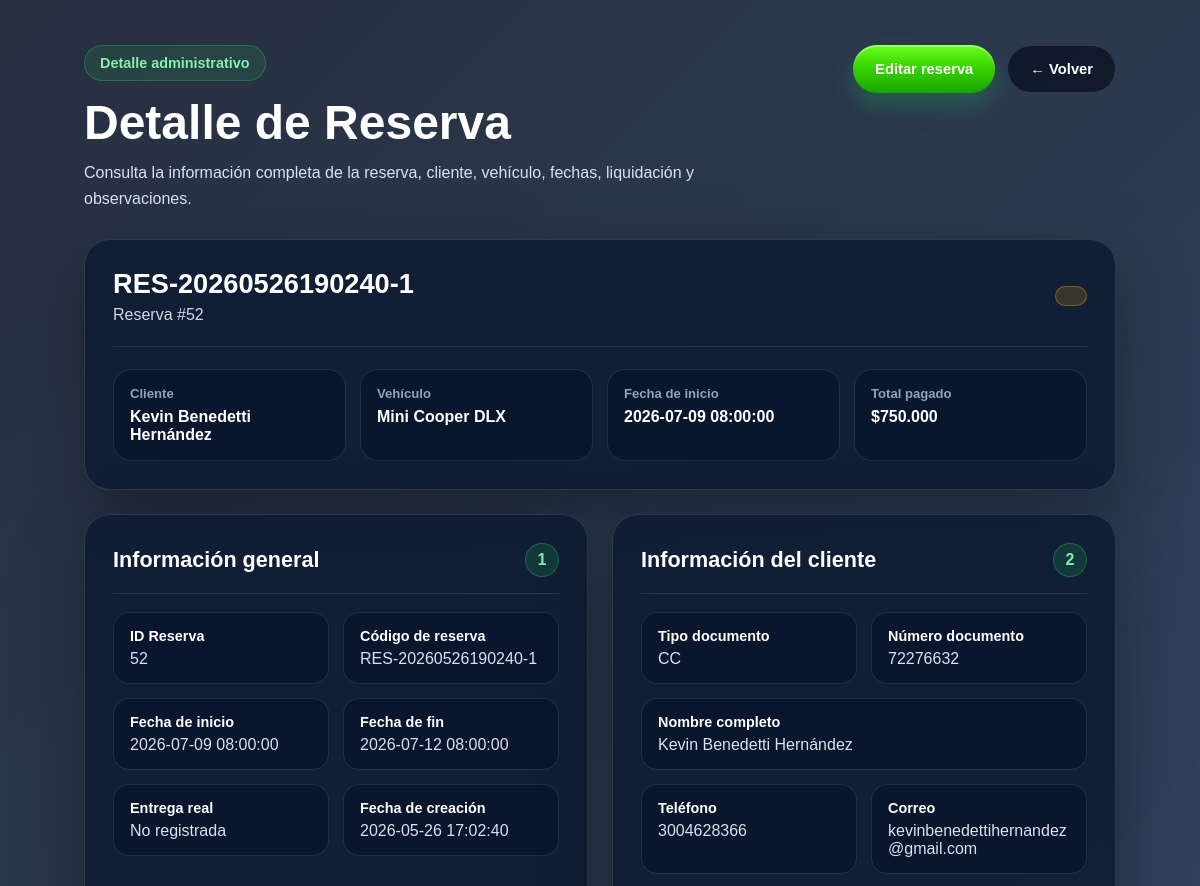
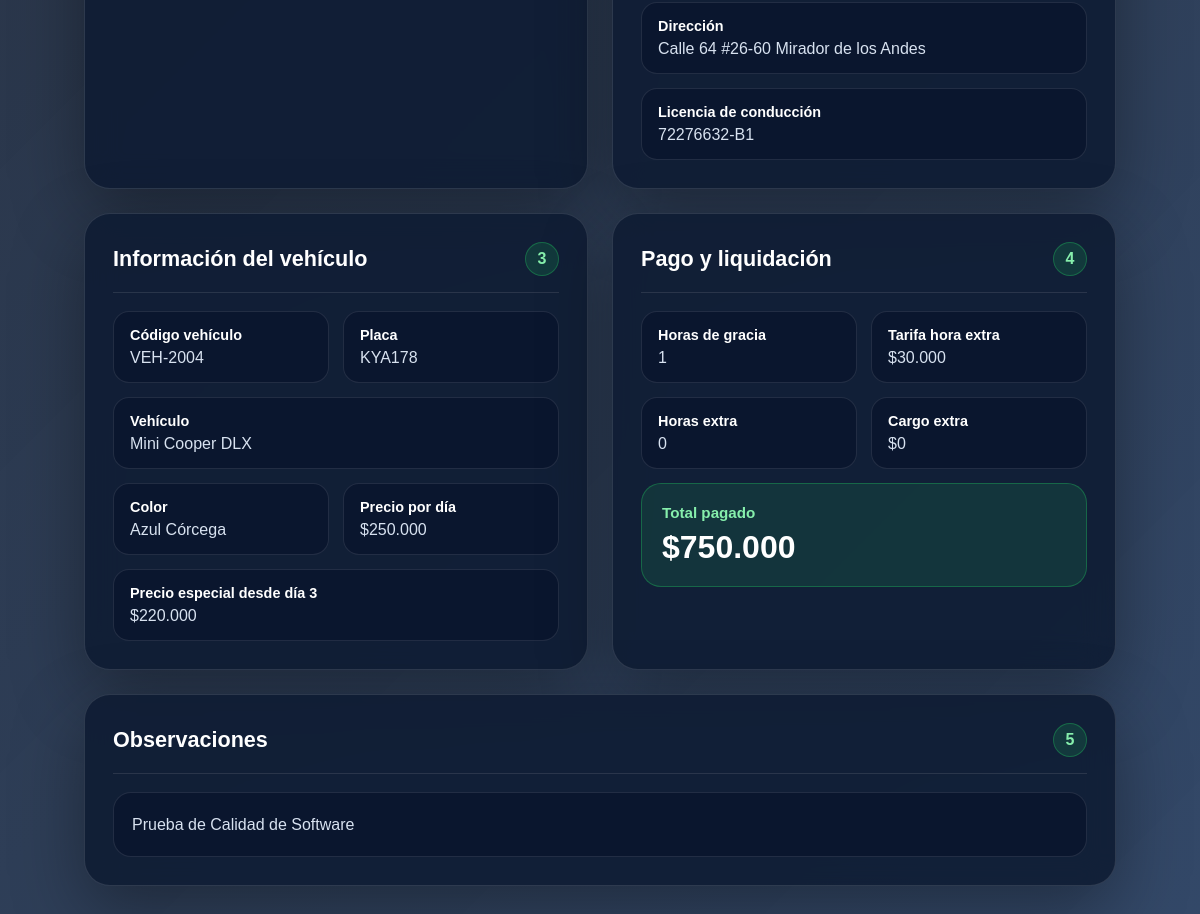
Page /modules/reservas/ver.php?id=52 (signed in) on the committed database (2 pictures, top to bottom).
### tables this page shows
CREATE TABLE `reservas` (
  `id_reserva` int(11) NOT NULL,
  `codigo_reserva` varchar(20) DEFAULT NULL,
  `id_cliente` int(11) NOT NULL,
  `id_usuario` int(11) DEFAULT NULL,
  `id_vehiculo` int(11) NOT NULL,
  `fecha_inicio` datetime NOT NULL,
  `fecha_fin` datetime NOT NULL,
  `horas_gracia` int(11) NOT NULL DEFAULT 1,
  `tarifa_hora_extra` decimal(10,2) NOT NULL DEFAULT 30000.00,
  `fecha_entrega_real` datetime DEFAULT NULL,
  `horas_extra` int(11) NOT NULL DEFAULT 0,
  `cargo_extra` decimal(10,2) NOT NULL DEFAULT 0.00,
  `modalidad_entrega` enum('sitio','domicilio') NOT NULL DEFAULT 'sitio',
  `lugar_entrega` varchar(150) DEFAULT NULL,
  `costo_entrega` decimal(10,2) NOT NULL DEFAULT 0.00,
  `modalidad_devolucion` enum('sitio','domicilio') NOT NULL DEFAULT 'sitio',
  `lugar_devolucion` varchar(150) DEFAULT NULL,
  `costo_devolucion` decimal(10,2) NOT NULL DEFAULT 0.00,
  `servicio_lavado` enum('si','no') NOT NULL DEFAULT 'no',
  `costo_lavado` decimal(10,2) NOT NULL DEFAULT 0.00,
  `estado_limpieza_entrega` enum('limpio','muy_limpio') NOT NULL DEFAULT 'limpio',
  `estado_limpieza_devolucion` enum('limpio','sucio','muy_sucio') DEFAULT NULL,
  `estado_reserva` enum('pendiente','confirmada','cancelada','finalizada') NOT NULL DEFAULT 'pendiente',
  `total_pago` decimal(10,2) NOT NULL DEFAULT 0.00,
  `observaciones` text DEFAULT NULL,
  `fecha_creacion` timestamp NOT NULL DEFAULT current_timestamp(),
  `modo_pago` varchar(30) DEFAULT NULL,
  `codigo_referido_usado` varchar(50) DEFAULT NULL,
  `anticipo_requerido` decimal(10,2) NOT NULL DEFAULT 0.00,
  `anticipo_pagado` decimal(10,2) NOT NULL DEFAULT 0.00,
  `bloquea_disponibilidad` tinyint(1) NOT NULL DEFAULT 0,
  `total_estimado` decimal(10,2) NOT NULL DEFAULT 0.00,
  `horas_extra_cobradas` int(11) NOT NULL DEFAULT 0,
  `recargo_horas_extra` decimal(10,2) NOT NULL DEFAULT 0.00,
  `total_final` decimal(10,2) NOT NULL DEFAULT 0.00,
  `fecha_hora_devolucion_real` datetime DEFAULT NULL,
  `lat_entrega` decimal(10,7) DEFAULT NULL,
  `lng_entrega` decimal(10,7) DEFAULT NULL,
  `lat_devolucion` decimal(10,7) DEFAULT NULL,
  `lng_devolucion` decimal(10,7) DEFAULT NULL,
  `distancia_km` decimal(10,2) DEFAULT NULL,
  `costo_km` decimal(10,2) DEFAULT NULL
);

CREATE TABLE `clientes` (
  `id_cliente` int(11) NOT NULL,
  `tipo_documento` varchar(20) NOT NULL,
  `numero_documento` varchar(50) NOT NULL,
  `nombre` varchar(100) NOT NULL,
  `apellido` varchar(100) NOT NULL,
  `telefono` varchar(20) NOT NULL,
  `correo` varchar(100) DEFAULT NULL,
  `direccion` varchar(150) DEFAULT NULL,
  `licencia_conduccion` varchar(50) NOT NULL,
  `fecha_registro` timestamp NOT NULL DEFAULT current_timestamp(),
  `codigo_cliente` varchar(50) DEFAULT NULL,
  `total_alquileres_confirmados` int(11) NOT NULL DEFAULT 0,
  `nombres` varchar(100) DEFAULT NULL,
  `apellidos` varchar(100) DEFAULT NULL,
  `estado_cliente` enum('prospecto','activo') DEFAULT 'prospecto'
);

CREATE TABLE `vehiculos` (
  `id_vehiculo` int(11) NOT NULL,
  `codigo_vehiculo` varchar(20) DEFAULT NULL,
  `marca` varchar(100) NOT NULL,
  `modelo` varchar(100) NOT NULL,
  `color` varchar(50) DEFAULT NULL,
  `capacidad` int(11) DEFAULT NULL,
  `transmision` enum('manual','automatica') DEFAULT NULL,
  `categoria` enum('sedan','hatchback','suv','pickup','coupe','van','camioneta') DEFAULT NULL,
  `anio` int(11) DEFAULT NULL,
  `placa` varchar(20) NOT NULL,
  `precio_dia` decimal(10,2) NOT NULL,
  `estado` enum('disponible','reservado','mantenimiento','inactivo') NOT NULL DEFAULT 'disponible',
  `created_at` timestamp NOT NULL DEFAULT current_timestamp(),
  `updated_at` timestamp NULL DEFAULT current_timestamp() ON UPDATE current_timestamp(),
  `precio_especial_3_dias` decimal(10,2) DEFAULT NULL,
  `imagen` varchar(255) DEFAULT NULL,
  `precio_hora_extra` decimal(10,2) DEFAULT NULL
);

### modules/reservas/ver.php (the view, shortened to what this page needs)
<?php
require_once "../../config/database.php";
$id_reserva = (int) $_GET["id"];
try {
    $sql = "SELECT
                reservas.*,
                clientes.tipo_documento,
                clientes.numero_documento,
                clientes.nombre,
                clientes.apellido,
                clientes.telefono,
                clientes.correo,
                clientes.direccion,
                clientes.licencia_conduccion,
                vehiculos.codigo_vehiculo,
                vehiculos.marca,
                vehiculos.modelo,
                vehiculos.color,
                vehiculos.placa,
                vehiculos.precio_dia,
                vehiculos.precio_especial_3_dias
            FROM reservas
            INNER JOIN clientes ON reservas.id_cliente = clientes.id_cliente
            INNER JOIN vehiculos ON reservas.id_vehiculo = vehiculos.id_vehiculo
            WHERE reservas.id_reserva = :id_reserva";
    $stmt = $conexion->prepare($sql);
    $stmt->bindParam(':id_reserva', $id_reserva, PDO::PARAM_INT);
    $stmt->execute();
    $reserva = $stmt->fetch(PDO::FETCH_ASSOC);
} catch (PDOException $e) {
    die("Error al obtener el detalle de la reserva: " . $e->getMessage());
}
$estado = strtolower($reserva["estado_reserva"] ?? "pendiente");
if ($estado === "confirmada" || $estado === "activa" || $estado === "aprobada") {
    $estado_clase = "status-success";
} elseif ($estado === "finalizada" || $estado === "entregada") {
    $estado_clase = "status-info";
} elseif ($estado === "cancelada") {
    $estado_clase = "status-danger";
} else {
    $estado_clase = "status-warning";
}
?>
<!DOCTYPE html>
<html lang="es">
<head>
</head>
<body>
<div class="container">
    <div class="header">
        <div>
            <span class="badge">Detalle administrativo</span>
            <h1>Detalle de Reserva</h1>
            <p>
                Consulta la información completa de la reserva, cliente, vehículo,
                fechas, liquidación y observaciones.
            </p>
        </div>
        <div class="header-actions">
    <a href="editar.php?id=<?php echo $reserva["id_reserva"]; ?>" class="btn btn-edit">
        Editar reserva
    </a>
    <a href="listar.php" class="btn btn-dark">
        ← Volver
    </a>
</div>
    </div>
    <div class="summary-card">
        <div class="summary-top">
            <div>
                <h2><?php echo htmlspecialchars($reserva["codigo_reserva"]); ?></h2>
                <p>Reserva #<?php echo htmlspecialchars($reserva["id_reserva"]); ?></p>
            </div>
            <span class="status <?php echo $estado_clase; ?>">
            </span>
        </div>
        <div class="quick-grid">
            <div class="quick-item">
                <span>Cliente</span>
                <strong><?php echo htmlspecialchars($reserva["nombre"] . " " . $reserva["apellido"]); ?></strong>
            </div>
            <div class="quick-item">
                <span>Vehículo</span>
                <strong><?php echo htmlspecialchars($reserva["marca"] . " " . $reserva["modelo"]); ?></strong>
            </div>
            <div class="quick-item">
                <span>Fecha de inicio</span>
                <strong><?php echo htmlspecialchars($reserva["fecha_inicio"]); ?></strong>
            </div>
            <div class="quick-item">
                <span>Total pagado</span>
                <strong>$<?php echo number_format((float)$reserva["total_pago"], 0, ',', '.'); ?></strong>
            </div>
        </div>
    </div>
    <div class="content-grid">
        <div class="section-card">
            <div class="section-title">
                <h2>Información general</h2>
                <span class="section-number">1</span>
            </div>
            <div class="detail-grid">
                <div class="detail-item">
                    <strong>ID Reserva</strong>
                    <?php echo htmlspecialchars($reserva["id_reserva"]); ?>
                </div>
                <div class="detail-item">
                    <strong>Código de reserva</strong>
                    <?php echo htmlspecialchars($reserva["codigo_reserva"]); ?>
                </div>
                <div class="detail-item">
                    <strong>Fecha de inicio</strong>
                    <?php echo htmlspecialchars($reserva["fecha_inicio"]); ?>
                </div>
                <div class="detail-item">
                    <strong>Fecha de fin</strong>
                    <?php echo htmlspecialchars($reserva["fecha_fin"]); ?>
                </div>
                <div class="detail-item">
                    <strong>Entrega real</strong>
                    <?php echo !empty($reserva["fecha_entrega_real"]) ? htmlspecialchars($reserva["fecha_entrega_real"]) : "No registrada"; ?>
                </div>
                <div class="detail-item">
                    <strong>Fecha de creación</strong>
                    <?php echo htmlspecialchars($reserva["fecha_creacion"]); ?>
                </div>
            </div>
        </div>
        <div class="section-card">
            <div class="section-title">
                <h2>Información del cliente</h2>
                <span class="section-number">2</span>
            </div>
            <div class="detail-grid">
                <div class="detail-item">
                    <strong>Tipo documento</strong>
                    <?php echo htmlspecialchars($reserva["tipo_documento"]); ?>
                </div>
                <div class="detail-item">
                    <strong>Número documento</strong>
                    <?php echo htmlspecialchars($reserva["numero_documento"]); ?>
                </div>
                <div class="detail-item full">
                    <strong>Nombre completo</strong>
                    <?php echo htmlspecialchars($reserva["nombre"] . " " . $reserva["apellido"]); ?>
                </div>
                <div class="detail-item">
                    <strong>Teléfono</strong>
                    <?php echo htmlspecialchars($reserva["telefono"]); ?>
                </div>
                <div class="detail-item">
                    <strong>Correo</strong>
                    <?php echo !empty($reserva["correo"]) ? htmlspecialchars($reserva["correo"]) : "No registrado"; ?>
                </div>
                <div class="detail-item full">
                    <strong>Dirección</strong>
                    <?php echo !empty($reserva["direccion"]) ? htmlspecialchars($reserva["direccion"]) : "No registrada"; ?>
                </div>
                <div class="detail-item full">
                    <strong>Licencia de conducción</strong>
                    <?php echo !empty($reserva["licencia_conduccion"]) ? htmlspecialchars($reserva["licencia_conduccion"]) : "No registrada"; ?>
                </div>
            </div>
        </div>
        <div class="section-card">
            <div class="section-title">
                <h2>Información del vehículo</h2>
                <span class="section-number">3</span>
            </div>
            <div class="detail-grid">
                <div class="detail-item">
                    <strong>Código vehículo</strong>
                    <?php echo htmlspecialchars($reserva["codigo_vehiculo"]); ?>
                </div>
                <div class="detail-item">
                    <strong>Placa</strong>
                    <?php echo htmlspecialchars($reserva["placa"]); ?>
                </div>
                <div class="detail-item full">
                    <strong>Vehículo</strong>
                    <?php echo htmlspecialchars($reserva["marca"] . " " . $reserva["modelo"]); ?>
                </div>
                <div class="detail-item">
                    <strong>Color</strong>
                    <?php echo htmlspecialchars($reserva["color"]); ?>
                </div>
                <div class="detail-item">
                    <strong>Precio por día</strong>
                    $<?php echo number_format((float)$reserva["precio_dia"], 0, ',', '.'); ?>
                </div>
                <div class="detail-item full">
                    <strong>Precio especial desde día 3</strong>
                    <?php
                    if ($reserva["precio_especial_3_dias"] !== null) {
                        echo "$" . number_format((float)$reserva["precio_especial_3_dias"], 0, ',', '.');
                    } else {
                        echo "No aplica";
                    }
                    ?>
                </div>
            </div>
        </div>
        <div class="section-card">
            <div class="section-title">
                <h2>Pago y liquidación</h2>
                <span class="section-number">4</span>
            </div>
            <div class="detail-grid">
                <div class="detail-item">
                    <strong>Horas de gracia</strong>
                    <?php echo htmlspecialchars($reserva["horas_gracia"]); ?>
                </div>
                <div class="detail-item">
                    <strong>Tarifa hora extra</strong>
                    $<?php echo number_format((float)$reserva["tarifa_hora_extra"], 0, ',', '.'); ?>
                </div>
                <div class="detail-item">
                    <strong>Horas extra</strong>
                    <?php echo htmlspecialchars($reserva["horas_extra"]); ?>
                </div>
                <div class="detail-item">
                    <strong>Cargo extra</strong>
                    $<?php echo number_format((float)$reserva["cargo_extra"], 0, ',', '.'); ?>
                </div>
                <div class="total-box detail-item full">
                    <strong>Total pagado</strong>
                    <span>$<?php echo number_format((float)$reserva["total_pago"], 0, ',', '.'); ?></span>
                </div>
            </div>
        </div>
        <div class="section-card full">
            <div class="section-title">
                <h2>Observaciones</h2>
                <span class="section-number">5</span>
            </div>
            <div class="observaciones">
                <?php
                if (!empty($reserva["observaciones"])) {
                    echo nl2br(htmlspecialchars($reserva["observaciones"]));
                } else {
                    echo "Sin observaciones.";
                }
                ?>
            </div>
        </div>
    </div>
</div>
</body>
</html>

### rows in the picture
reservas: codigo_reserva "RES-20260526190240-1", id_reserva "52", id_cliente.apellido "Kevin Benedetti Hernández", id_vehiculo.modelo "Mini Cooper DLX", fecha_inicio "2026-07-09 08:00:00", total_pago "750.000", fecha_fin "2026-07-12 08:00:00", fecha_creacion "2026-05-26 17:02:40", id_cliente.tipo_documento "CC", id_cliente.numero_documento "72276632", id_cliente.telefono "3004628366", id_cliente.correo "kevinbenedettihernandez@gmail.com", id_cliente.direccion "Calle 64 #26-60 Mirador de los Andes", id_cliente.licencia_conduccion "72276632-B1", id_vehiculo.codigo_vehiculo "VEH-2004", id_vehiculo.placa "KYA178", id_vehiculo.color "Azul Córcega", id_vehiculo.precio_dia "250.000", id_vehiculo.precio_especial_3_dias "220.000", horas_gracia "1", tarifa_hora_extra "30.000", horas_extra "0", cargo_extra "0", observaciones "Prueba de Calidad de Software"
